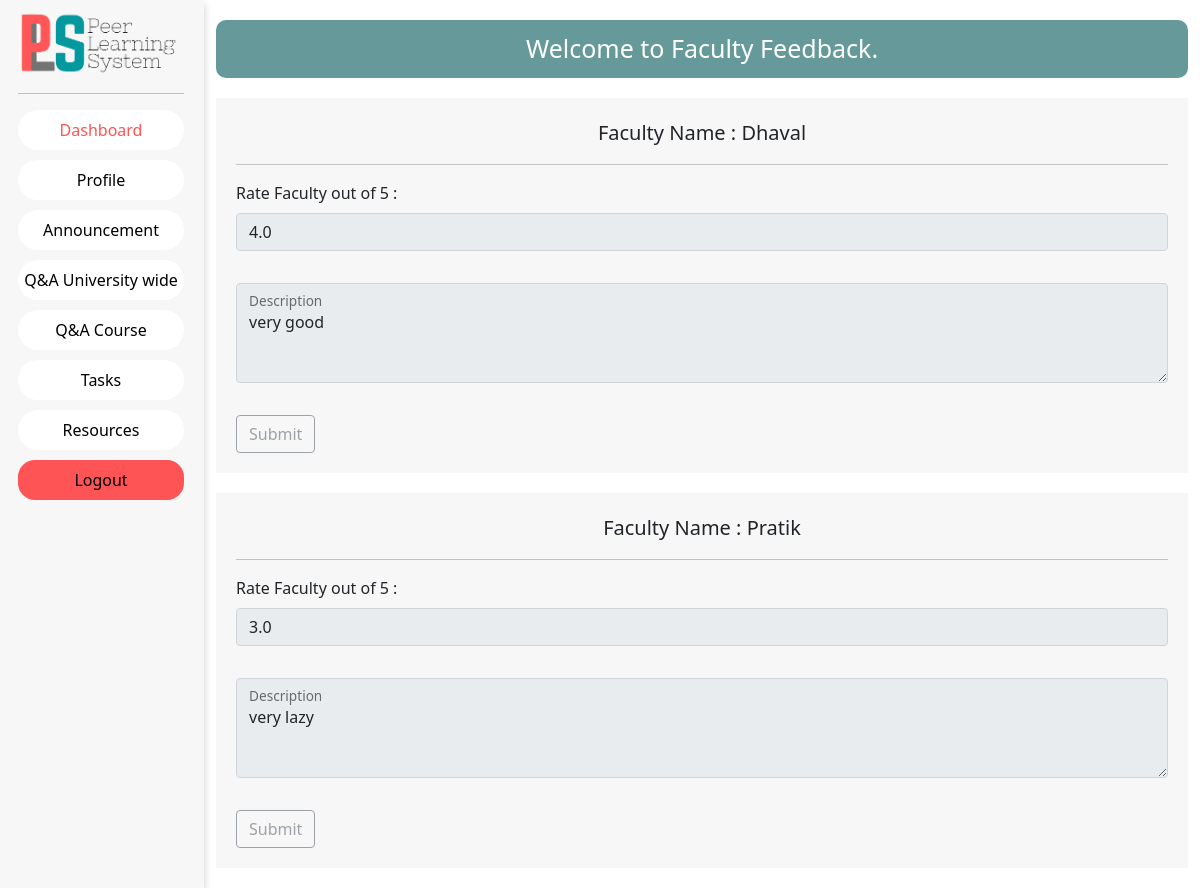
Page /user/facultyfeedback/C1 (signed in) on the committed database.
### guest/models.py (models this page shows)
class Faculty_Course(models.Model):
    Faculty_Id = models.ForeignKey(Faculty , on_delete=models.CASCADE)
    Course_Id = models.ForeignKey(Course , on_delete=models.CASCADE)
    TimeStamp = models.DateTimeField()

class Faculty(models.Model):
    Id = models.CharField(max_length=6, primary_key=True)
    First_Name = models.CharField(max_length=100)
    Last_Name = models.CharField(max_length=100)
    Email_Id = models.EmailField(max_length=100)
    Password = models.CharField(max_length=100,null=True)
    Years_Of_Experience = models.FloatField(max_length=3)
    Joining_Date = models.DateField()
    Designation = models.CharField(max_length=200)
    Academic_Qualification = models.CharField(max_length=500)
    Contact_No = PhoneNumberField(null=False)
    University_Id = models.ForeignKey(University, on_delete=models.CASCADE,null=True)

class Faculty_Feedback(models.Model):
    Faculty_Id = models.ForeignKey(Faculty , on_delete=models.CASCADE)
    Student_Id = models.ForeignKey(Student, on_delete=models.CASCADE)
    Course_Id = models.ForeignKey(Course, on_delete=models.CASCADE , null=True)
    Rating = models.FloatField(max_length=3)
    TimeStamp = models.DateTimeField()
    Description = models.CharField(max_length=1000)

### student/views.py (the view)
# urls.py: path('facultyfeedback/<slug:course_id>',views.facultyfeedback,name='facultyfeedback'),
def facultyfeedback(request,course_id):
    facultys = Faculty_Course.objects.filter(Course_Id=course_id)
    student = Student.objects.get(Id=request.session["Id"])
    course = Course.objects.get(Id=course_id)
    context={
        'facultys':facultys,
    }
    tf_list = []
    obj_list  = []
    for faculty in facultys:
        fc_id = faculty.Faculty_Id.Id
        obj = Faculty_Feedback.objects.filter(Faculty_Id=faculty.Faculty_Id,Student_Id=student,Course_Id=course)
        if(obj.exists()):
            tf_list.append(True)
            obj_list.append(obj.get())
        else:
            tf_list.append(False)
            obj_list.append(None)
    final_roc = zip(facultys, tf_list, obj_list)
    context={
        'final_rocs':final_roc,
        'course_id' : course_id,
    }
    return render(request,'faculty_feedback.html',context=context)

### student/templates/faculty_feedback.html (shortened to what this page needs)
{% extends 'faculty/templates/start_base.html' %}
{% load static %}
{% block extra_css %}
<link rel="stylesheet" href="{% static 'css/faculty_feedback.css' %}">
{% endblock extra_css %}
{% block nav_link %}
<li class="nav-item">
    <a class="nav-link" href="{% url 'QNACourse' course_id %}">Q&A Course</a>
</li>
<li class="nav-item">
    <a class="nav-link" href="{% url 'tasks' course_id %}">Tasks</a>
</li>
<li class="nav-item">
    <a class="nav-link" href="{% url 'resources' course_id %}">Resources</a>
</li>
{% endblock nav_link %}
{% block body %}
<div class="faculty_feedback_con">
    <div class="faculty_feedback_name">
        Welcome to Faculty Feedback.
    </div>
    <div class="feedback_con">
        {% for faculty,tf,obj in final_rocs %}
        <form action="{% url 'submitfacultyfeedback' faculty.Faculty_Id.Id faculty.Course_Id.Id %}" method="POST" class="feedback_form">
                {% if tf %}
                <fieldset disabled="disabled">
                {% endif %}
                <div class="Prof_name">
                Faculty Name : {{ faculty.Faculty_Id.First_Name }}
                </div>
                <hr/>
                <div class="row g-3 align-items-center">
                    <div class="mb-3">
                        <label for="rating" class="form-label">Rate Faculty out of 5 : </label>
                        <input type="number" name="rating" class="form-control" value='{{obj.Rating}}' id="rating">
                    </div>
                    <div class="mb-3">
                        <div class="form-floating">
                            <textarea class="form-control" name="desc" placeholder="Leave a comment here" id="desc"
                                style="height: 100px">{{ obj.Description }}
                            </textarea>
                            <label for="desc">Description </label>
                        </div>
                    </div>
                    <div class="col-auto">
                        <button type="submit" class="btn btn-outline-secondary ">
                            Submit
                        </button>
                    </div>
                </div>
                {% if tf %}
            </fieldset>
            {% endif %}
            </form>
            {% endfor %}
    </div>
</div>
{% endblock body %}

### faculty/static/css/sidebar_base.css (style rules this page uses)
body, html { margin: 0; padding: 0; }
.nav-item { background-color: white; border-radius: 30px; }
.nav-link { text-decoration: none; color: black; }
.nav-item { margin-bottom: 10px; }

### student/static/css/faculty_feedback.css (style rules this page uses)
.faculty_feedback_name { text-align: center; font-size: 25px; background: #669999; padding-top: 10px; padding-bottom: 10px; margin-top: 10px; color: white; border-radius: 10px; }
.faculty_feedback_con { margin-top: 20px; }
.feedback_con { margin-top: 20px; }
.feedback_form { margin-bottom: 20px; padding : 20px; background-color:#f7f7f7; }
.Prof_name { font-size: 20px; text-align: center; }

### rows in the picture
Faculty_Course: Faculty_Id.First_Name "Dhaval", rating "4.0", desc "very good"
Faculty_Course: Faculty_Id.First_Name "Pratik", rating "3.0", desc "very lazy"
